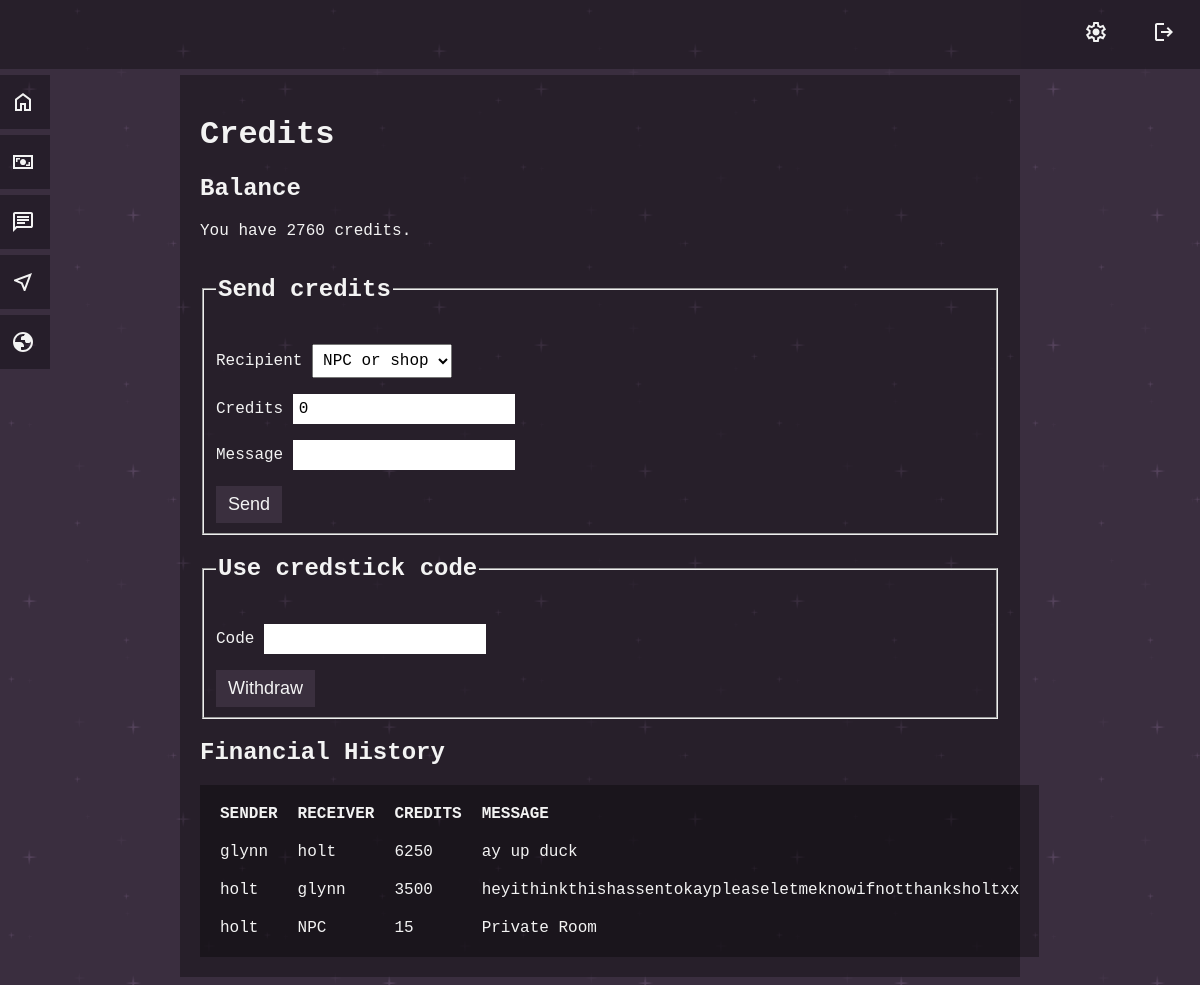
The app's page /credits (signed in) with its own data.
### tables this page shows
CREATE TABLE users (
id INTEGER PRIMARY KEY AUTOINCREMENT NOT NULL,
username TEXT NOT NULL UNIQUE,
hash TEXT NOT NULL,
admin INTEGER DEFAULT 0,
credits INTEGER DEFAULT 0, campaign INTEGER, scheme TEXT DEFAULT 'colour_scheme_purplestars.css');

CREATE TABLE financehistory (
id INTEGER PRIMARY KEY AUTOINCREMENT UNIQUE NOT NULL,
isfrom TEXT NOT NULL,
isto TEXT NOT NULL,
value INTEGER,
message TEXT
);

### app.py (the view)
@app.route("/credits")
@login_required
def credits():
    credits_balance = db.execute("SELECT credits FROM users WHERE id = ?", session["user_id"])[0]["credits"]
    user_campaign = db.execute("SELECT campaign FROM users WHERE id = ?", session['user_id'])[0]['campaign']
    send_list = db.execute("SELECT username FROM users WHERE campaign = ? AND NOT id = ?", user_campaign, session['user_id'])
    current_username = db.execute("SELECT username FROM users WHERE id = ?", session['user_id'])[0]['username']
    finance_history = db.execute("SELECT * FROM financehistory WHERE isfrom = ? OR isto = ? ORDER BY id", current_username, current_username)
    return render_template("credits.html", credits_balance=credits_balance, send_list=send_list, finance_history=finance_history)

### app.py (called while the page is built)
@app.context_processor
def inject_admin_status():
    admin_status = session.get("admin", 0)
    return dict(admin=admin_status)

@app.after_request
def after_request(response):
    response.headers["Cache-Control"] = "no-cache, no-store, must-revalidate"
    response.headers["Expires"] = 0
    response.headers["Pragma"] = "no-cache"
    return response

### helpers.py (called while the page is built)
def login_required(f):
    @wraps(f)
    def decorated_function(*args, **kwargs):
        if session.get("user_id") is None:
            return redirect("/login")
        return f(*args, **kwargs)
    return decorated_function

### templates/credits.html (shortened to what this page needs)
{% extends "layout.html" %}
{% block main %}
<h1>Credits</h1>
<h2>Balance</h2>
<p>You have {{ credits_balance }} credits.</p>
<form action="/credits_send" method="post">
    <fieldset>
        <legend>
            <h2>Send credits</h2>
        </legend>
        <p>
            <label for="credits_send_recipient">Recipient</label>
            <select name="send_credits_to" id="credits_send_recipient">
                <option value="NPC" selected>NPC or shop</option>
            </select>
        </p>
        <p>
            <label for="credits_send_amount">Credits</label>
            <input type="number" name="send_credits_amount" min="1" value="0" id="credits_send_amount" />
        </p>
        <p>
            <label for="credits_send_message">Message</label>
            <input type="text" name="send_credits_note" id="credits_send_message" />
        </p>
        <div>
            <button type="submit" class="ui_button" id="credits_send_button">Send</button>
        </div>
    </fieldset>
</form>
<form action="/credits_receive" method="post">
    <fieldset>
        <legend>
            <h2>Use credstick code</h2>
        </legend>
        <div>
            <p>
                <label for="credstick_code">Code</label>
                <input type="text" name="input_credstick_code" id="credstick_code" />
            </p>
            <div>
                <button type="submit" class="ui_button" id="credstick_button">Withdraw</button>
            </div>
        </div>
    </fieldset>
</form>
<h2>Financial History</h2>
<table class="dark_table">
    <thead>
        <tr>
            <th>SENDER</th>
            <th>RECEIVER</th>
            <th>CREDITS</th>
            <th>MESSAGE</th>
        </tr>
    </thead>
    <tbody>
        {% for line in finance_history %}
        <tr>
            <td>{{ line.isfrom }}</td>
            <td>{{ line.isto }}</td>
            <td>{{ line.value }}</td>
            <td>{{ line.message }}</td>
        </tr>
        {% endfor %}
    </tbody>
</table>
{% endblock %}

### static/style_default.css (style rules this page uses)
body { font-family: "Courier New", Courier, monospace; }
.dark_table { border: none; border-spacing: 0px; width: 100%; padding: 10px; text-align: left; }
.dark_table td, .dark_table th { padding: 10px; }
.ui_button, .warning_button { padding: 8px 12px; font-size: large; text-align: center; cursor: pointer; outline: none; border: none; }
input { border: none; font-size: 16px; font-family: "Courier New", Courier, monospace; padding: 6px; }
select { font-size: 16px; font-family: "Courier New", Courier, monospace; padding: 6px; }

### static/colour_scheme_purple.css (style rules this page uses)
body { background-color: #392e40; background-image: url("backdrop/darkPurple.png"); background-repeat: repeat; color: #f3f3f3; }
.dark_table { background-color: rgba(0, 0, 0, 0.33); }
.ui_button, .warning_button { color: #f3f3f3; background-color: rgba(58, 47, 62, 1); }

### records on screen
users: credits "2760"
financehistory: isfrom "glynn", isto "holt", value "6250", message "ay up duck"
financehistory: isfrom "holt", isto "glynn", value "3500", message "heyithinkthishassentokaypleaseletmeknowifnotthanksholtxx"
financehistory: isfrom "holt", isto "NPC", value "15", message "Private Room"
